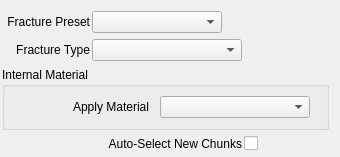
<?xml version="1.0" encoding="UTF-8"?>
<ui version="4.0">
 <class>FractureGeneralPanel</class>
 <widget class="QWidget" name="FractureGeneralPanel">
  <property name="geometry">
   <rect>
    <x>0</x>
    <y>0</y>
    <width>340</width>
    <height>157</height>
   </rect>
  </property>
  <property name="sizePolicy">
   <sizepolicy hsizetype="Fixed" vsizetype="Preferred">
    <horstretch>0</horstretch>
    <verstretch>0</verstretch>
   </sizepolicy>
  </property>
  <property name="minimumSize">
   <size>
    <width>340</width>
    <height>0</height>
   </size>
  </property>
  <property name="maximumSize">
   <size>
    <width>340</width>
    <height>16777215</height>
   </size>
  </property>
  <property name="windowTitle">
   <string>Form</string>
  </property>
  <layout class="QGridLayout" name="gridLayout">
   <property name="leftMargin">
    <number>2</number>
   </property>
   <property name="bottomMargin">
    <number>6</number>
   </property>
   <property name="horizontalSpacing">
    <number>2</number>
   </property>
   <item row="0" column="0">
    <widget class="QLabel" name="labelFracturePreset">
     <property name="minimumSize">
      <size>
       <width>0</width>
       <height>0</height>
      </size>
     </property>
     <property name="maximumSize">
      <size>
       <width>130</width>
       <height>16777215</height>
      </size>
     </property>
     <property name="text">
      <string>Fracture Preset</string>
     </property>
     <property name="alignment">
      <set>Qt::AlignRight|Qt::AlignTrailing|Qt::AlignVCenter</set>
     </property>
    </widget>
   </item>
   <item row="0" column="2">
    <layout class="QHBoxLayout" name="horizontalLayout">
     <property name="spacing">
      <number>4</number>
     </property>
     <item>
      <widget class="QPushButton" name="btnAddPreset">
       <property name="minimumSize">
        <size>
         <width>16</width>
         <height>16</height>
        </size>
       </property>
       <property name="maximumSize">
        <size>
         <width>16</width>
         <height>16</height>
        </size>
       </property>
       <property name="text">
        <string/>
       </property>
       <property name="icon">
        <iconset resource="BlastToolBar.qrc">
         <normaloff>:/AppMainWindow/images/Add.png</normaloff>:/AppMainWindow/images/Add.png</iconset>
       </property>
       <property name="iconSize">
        <size>
         <width>16</width>
         <height>16</height>
        </size>
       </property>
       <property name="flat">
        <bool>true</bool>
       </property>
      </widget>
     </item>
     <item>
      <widget class="QPushButton" name="btnModifyPreset">
       <property name="minimumSize">
        <size>
         <width>16</width>
         <height>16</height>
        </size>
       </property>
       <property name="maximumSize">
        <size>
         <width>16</width>
         <height>16</height>
        </size>
       </property>
       <property name="text">
        <string/>
       </property>
       <property name="icon">
        <iconset resource="BlastToolBar.qrc">
         <normaloff>:/AppMainWindow/images/EditWrench.png</normaloff>:/AppMainWindow/images/EditWrench.png</iconset>
       </property>
       <property name="iconSize">
        <size>
         <width>16</width>
         <height>16</height>
        </size>
       </property>
       <property name="flat">
        <bool>true</bool>
       </property>
      </widget>
     </item>
     <item>
      <widget class="QPushButton" name="btnSavePreset">
       <property name="minimumSize">
        <size>
         <width>16</width>
         <height>16</height>
        </size>
       </property>
       <property name="maximumSize">
        <size>
         <width>16</width>
         <height>16</height>
        </size>
       </property>
       <property name="text">
        <string/>
       </property>
       <property name="icon">
        <iconset resource="BlastToolBar.qrc">
         <normaloff>:/AppMainWindow/images/saveDisc.png</normaloff>:/AppMainWindow/images/saveDisc.png</iconset>
       </property>
       <property name="iconSize">
        <size>
         <width>16</width>
         <height>16</height>
        </size>
       </property>
       <property name="flat">
        <bool>true</bool>
       </property>
      </widget>
     </item>
     <item>
      <spacer name="horizontalSpacer">
       <property name="orientation">
        <enum>Qt::Horizontal</enum>
       </property>
       <property name="sizeHint" stdset="0">
        <size>
         <width>40</width>
         <height>20</height>
        </size>
       </property>
      </spacer>
     </item>
    </layout>
   </item>
   <item row="1" column="0">
    <widget class="QLabel" name="labelFractureType">
     <property name="sizePolicy">
      <sizepolicy hsizetype="Preferred" vsizetype="Preferred">
       <horstretch>0</horstretch>
       <verstretch>0</verstretch>
      </sizepolicy>
     </property>
     <property name="minimumSize">
      <size>
       <width>0</width>
       <height>0</height>
      </size>
     </property>
     <property name="maximumSize">
      <size>
       <width>130</width>
       <height>16777215</height>
      </size>
     </property>
     <property name="text">
      <string>Fracture Type</string>
     </property>
     <property name="alignment">
      <set>Qt::AlignRight|Qt::AlignTrailing|Qt::AlignVCenter</set>
     </property>
    </widget>
   </item>
   <item row="1" column="1">
    <widget class="QComboBox" name="comboBoxFractureType">
     <property name="sizePolicy">
      <sizepolicy hsizetype="Fixed" vsizetype="Fixed">
       <horstretch>0</horstretch>
       <verstretch>0</verstretch>
      </sizepolicy>
     </property>
     <property name="minimumSize">
      <size>
       <width>150</width>
       <height>0</height>
      </size>
     </property>
     <property name="maximumSize">
      <size>
       <width>150</width>
       <height>16777215</height>
      </size>
     </property>
    </widget>
   </item>
   <item row="0" column="1">
    <widget class="QComboBox" name="comboBoxFracturePreset">
     <property name="sizePolicy">
      <sizepolicy hsizetype="Fixed" vsizetype="Fixed">
       <horstretch>0</horstretch>
       <verstretch>0</verstretch>
      </sizepolicy>
     </property>
     <property name="minimumSize">
      <size>
       <width>130</width>
       <height>0</height>
      </size>
     </property>
     <property name="maximumSize">
      <size>
       <width>130</width>
       <height>16777215</height>
      </size>
     </property>
    </widget>
   </item>
   <item row="2" column="0" colspan="3">
    <widget class="QGroupBox" name="groupBox">
     <property name="title">
      <string>Internal Material</string>
     </property>
     <layout class="QGridLayout" name="gridLayout_2">
      <item row="0" column="0">
       <widget class="QLabel" name="labelApplyMaterial">
        <property name="sizePolicy">
         <sizepolicy hsizetype="Preferred" vsizetype="Preferred">
          <horstretch>0</horstretch>
          <verstretch>0</verstretch>
         </sizepolicy>
        </property>
        <property name="minimumSize">
         <size>
          <width>0</width>
          <height>0</height>
         </size>
        </property>
        <property name="maximumSize">
         <size>
          <width>130</width>
          <height>16777215</height>
         </size>
        </property>
        <property name="text">
         <string>Apply Material</string>
        </property>
        <property name="alignment">
         <set>Qt::AlignRight|Qt::AlignTrailing|Qt::AlignVCenter</set>
        </property>
       </widget>
      </item>
      <item row="0" column="1">
       <widget class="QComboBox" name="comboBoxApplyMaterial">
        <property name="sizePolicy">
         <sizepolicy hsizetype="Fixed" vsizetype="Fixed">
          <horstretch>0</horstretch>
          <verstretch>0</verstretch>
         </sizepolicy>
        </property>
        <property name="minimumSize">
         <size>
          <width>150</width>
          <height>0</height>
         </size>
        </property>
        <property name="maximumSize">
         <size>
          <width>150</width>
          <height>16777215</height>
         </size>
        </property>
       </widget>
      </item>
     </layout>
    </widget>
   </item>
   <item row="3" column="0" colspan="2">
    <widget class="QLabel" name="labelAutoSelectNewChunks">
     <property name="sizePolicy">
      <sizepolicy hsizetype="Fixed" vsizetype="Preferred">
       <horstretch>0</horstretch>
       <verstretch>0</verstretch>
      </sizepolicy>
     </property>
     <property name="minimumSize">
      <size>
       <width>240</width>
       <height>0</height>
      </size>
     </property>
     <property name="maximumSize">
      <size>
       <width>240</width>
       <height>16777215</height>
      </size>
     </property>
     <property name="text">
      <string>Auto-Select New Chunks</string>
     </property>
     <property name="alignment">
      <set>Qt::AlignRight|Qt::AlignTrailing|Qt::AlignVCenter</set>
     </property>
    </widget>
   </item>
   <item row="3" column="2">
    <widget class="QCheckBox" name="checkBoxAutoSelectNewChunks"/>
   </item>
  </layout>
 </widget>
 <tabstops>
  <tabstop>comboBoxFracturePreset</tabstop>
  <tabstop>btnAddPreset</tabstop>
  <tabstop>btnModifyPreset</tabstop>
  <tabstop>btnSavePreset</tabstop>
  <tabstop>comboBoxFractureType</tabstop>
  <tabstop>comboBoxApplyMaterial</tabstop>
  <tabstop>checkBoxAutoSelectNewChunks</tabstop>
 </tabstops>
 <resources>
  <include location="BlastToolBar.qrc"/>
 </resources>
 <connections/>
</ui>
